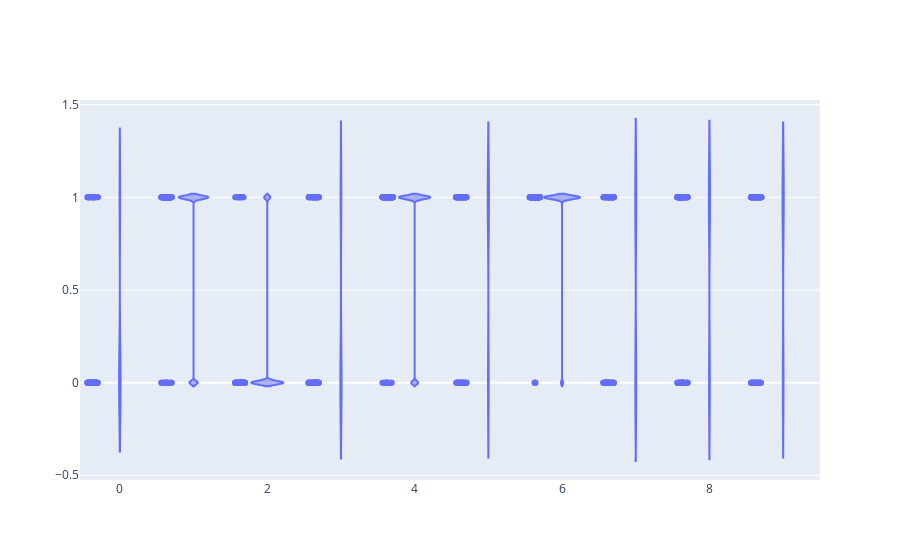

Notebook source saved alongside this figure:
### Code cell
n=100
data = []

rewards = []
arms = []
for arm in range(k):
    arms.extend([arm]*n)
    for _ in range(n):
        context = bandit.get_context()
        rewards.append(bandit.get_reward(arm, context))
data.append(go.Violin(x=arms, y=rewards, points='all')) #, name=f'{context}'))

fig = go.Figure(data=data).show()

### Figure 1 — Plotly figure (JSON) as saved in the notebook; plotly's stock layout.template omitted (floating-point values rounded to 4 significant figures; data arrays with more than 128 entries replaced by an {"elided": "..."} marker saying what was removed)
{"data": [{"points": "all", "type": "violin", "x": {"elided": "1000 int values"}, "y": {"elided": "1000 int values"}}], "layout": {"autosize": true, "xaxis": {"autorange": true, "range": [-0.5308, 9.5], "type": "linear"}, "yaxis": {"autorange": true, "range": [-0.5255, 1.526], "type": "linear"}}}
